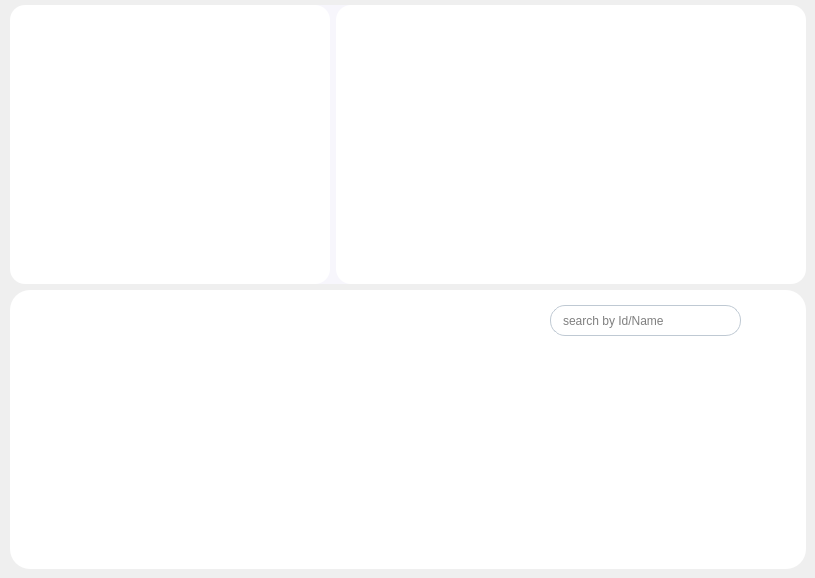
           <widget class="QWidget" name="page_26">
            <widget class="QWidget" name="others_5" native="true">
             <property name="geometry">
              <rect>
               <x>10</x>
               <y>5</y>
               <width>796</width>
               <height>279</height>
              </rect>
             </property>
             <property name="maximumSize">
              <size>
               <width>16777215</width>
               <height>285</height>
              </size>
             </property>
             <property name="styleSheet">
              <string notr="true">background-color:#F7F6FC   ; 
border-radius:20px ; 
</string>
             </property>
             <layout class="QHBoxLayout" name="horizontalLayout_16">
              <item>
               <widget class="QWidget" name="donut_4" native="true">
                <property name="maximumSize">
                 <size>
                  <width>320</width>
                  <height>16777215</height>
                 </size>
                </property>
                <property name="styleSheet">
                 <string notr="true">background-color:white ; 
border-radius:15px ; </string>
                </property>
                <layout class="QHBoxLayout" name="horizontalLayout_17">
                 <item>
                  <layout class="QHBoxLayout" name="horizontalLayout_18">
                   <item>
                    <widget class="QLabel" name="username_5">
                     <property name="styleSheet">
                      <string notr="true">#username {
	background-color:transparent ; 
	color:black ; 
	font-size:13px ; 
}</string>
                     </property>
                     <property name="text">
                      <string/>
                     </property>
                    </widget>
                   </item>
                  </layout>
                 </item>
                </layout>
               </widget>
              </item>
              <item>
               <widget class="QWidget" name="widget_12" native="true">
                <property name="styleSheet">
                 <string notr="true">background-color:white ; 
border-radius:15px ; </string>
                </property>
               </widget>
              </item>
             </layout>
            </widget>
            <widget class="QWidget" name="table_5" native="true">
             <property name="geometry">
              <rect>
               <x>10</x>
               <y>290</y>
               <width>796</width>
               <height>279</height>
              </rect>
             </property>
             <property name="styleSheet">
              <string notr="true">background-color:white ; 
border-radius:20px ; 
</string>
             </property>
             <widget class="QTableView" name="tableView_6">
              <property name="geometry">
               <rect>
                <x>100</x>
                <y>80</y>
                <width>591</width>
                <height>171</height>
               </rect>
              </property>
              <property name="cursor" stdset="0">
               <cursorShape>PointingHandCursor</cursorShape>
              </property>
              <property name="styleSheet">
               <string notr="true">QTableView {
    background-color : white ; 
    color: black;
    font: 12px;
}
QHeaderView::section {
    background-color: #0F141E;
    color: white;
    height: 30px;
    font: 15px;
}
QHeaderView::section:first {
    border-top-left-radius: 5px;
}
QHeaderView::section:second {
    border: 1px solid ;
}
QHeaderView::section:last {
    border-top-right-radius: 5px;
}
QScrollBar:vertical {
    background: #dee2e6;
}
 QScrollBar::handle:vertical {
    background: #dee2e6;
 }
QScrollBar:horizontal {
    background: #dee2e6;
}
 QScrollBar::handle:horizontal {
    background: #dee2e6;
 }</string>
              </property>
              <property name="verticalScrollBarPolicy">
               <enum>Qt::ScrollBarAlwaysOff</enum>
              </property>
              <property name="horizontalScrollBarPolicy">
               <enum>Qt::ScrollBarAlwaysOff</enum>
              </property>
              <property name="sizeAdjustPolicy">
               <enum>QAbstractScrollArea::AdjustToContents</enum>
              </property>
              <property name="editTriggers">
               <set>QAbstractItemView::NoEditTriggers</set>
              </property>
              <property name="showGrid">
               <bool>true</bool>
              </property>
              <property name="gridStyle">
               <enum>Qt::SolidLine</enum>
              </property>
              <property name="sortingEnabled">
               <bool>true</bool>
              </property>
              <attribute name="horizontalHeaderDefaultSectionSize">
               <number>146</number>
              </attribute>
             </widget>
             <widget class="QPushButton" name="add_project">
              <property name="geometry">
               <rect>
                <x>20</x>
                <y>20</y>
                <width>21</width>
                <height>21</height>
               </rect>
              </property>
              <property name="cursor">
               <cursorShape>PointingHandCursor</cursorShape>
              </property>
              <property name="styleSheet">
               <string notr="true">#add_project {
	image: url(:/icons/tsawer/plus.svg) ;
}
#add_project::hover {
	image:url(:/icons/tsawer/plus_hover.svg) ;
}</string>
              </property>
              <property name="text">
               <string/>
              </property>
             </widget>
             <widget class="QLineEdit" name="search_bar_4">
              <property name="geometry">
               <rect>
                <x>540</x>
                <y>15</y>
                <width>191</width>
                <height>31</height>
               </rect>
              </property>
              <property name="cursor">
               <cursorShape>IBeamCursor</cursorShape>
              </property>
              <property name="styleSheet">
               <string notr="true">QLineEdit {
 	background-color:transparent ;
	border-radius:15px ; 
	border:1px solid #BFC9D3; 
	padding : 0 40px 0 10px ; 
} </string>
              </property>
              <property name="placeholderText">
               <string>search by Id/Name</string>
              </property>
             </widget>
             <widget class="QPushButton" name="search_button_4">
              <property name="geometry">
               <rect>
                <x>700</x>
                <y>15</y>
                <width>21</width>
                <height>31</height>
               </rect>
              </property>
              <property name="cursor">
               <cursorShape>PointingHandCursor</cursorShape>
              </property>
              <property name="styleSheet">
               <string notr="true">QPushButton {	
	background-color: transparent ;
	border-radius:20px ; 
	
	image: url(:/icons/tsawer/search.svg) ; 
} 
</string>
              </property>
              <property name="text">
               <string/>
              </property>
             </widget>
            </widget>
           </widget>
